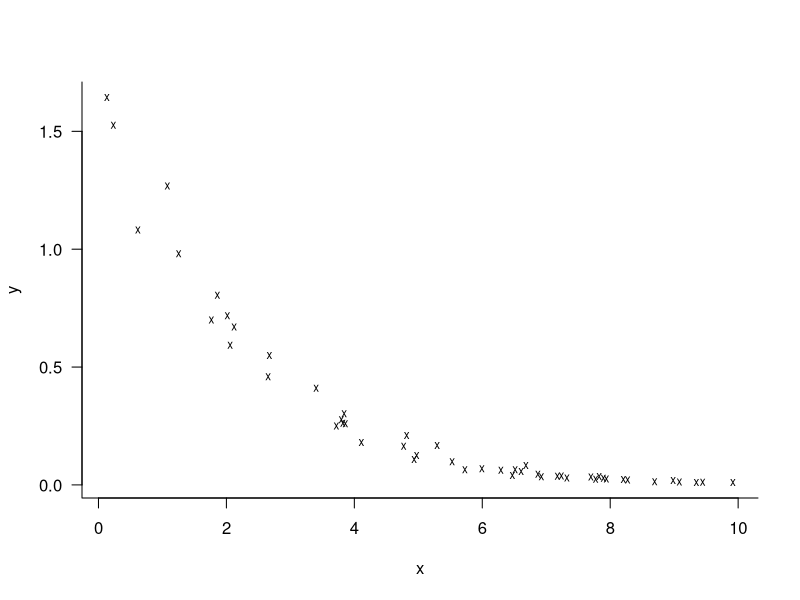

The R source for this figure:
# Author: Andrew Jackson
# Date created: 24/11/2014
# About: how to interpret general linear models of the form
# log(y) ~ x
# N.B. You will need to follow and understand 
# intro_to_exponential_decay.R before this script.


rm(list = ls())
graphics.off()
set.seed(1) # used to make sure we get the same random numbers each time.

#-------------------------------------------------------------------------------
# The log(y) ~ x, relationship is intimately related to the exponential 
# growth and decay function.
# If we take the exponential function of both sides we can get rid of
# the log and get y back to the units we actually understand.
# When we model log(y) ~ x, is the same as fitting a model
# log(y) = b0 + (b1 * x) where we estimate b0 and b1.
# And take the exponential of both sides.
# exp(log(y)) = exp(b0 + (b1 * x))
# and now we have to remember that addition in the 
# exponential function, which is the same as e^x,
# is the same as multiplying...
# i.e. 2^(2+2) = (2^2) * (2^2)
#         y   = exp(b0) * exp(b1 * x)
# and now you should recognise this as an exponential
# growth or decay function in x, where
# exp(b0) = a, and b1 = r in the equation
# y = a * exp(r * x)

#-------------------------------------------------------------------------------
# Lets simulate some data according to our model

# 100 random numbers between 0 and 10
n <- 50
x <- runif(n, 0, 10)

# our exponential curve parameters
a = 2
r = -0.55

# standard deviation of the random noise
s <- 0.2

log.y <- log(a) + (r * x) + rnorm(n, 0, s)

y <- exp(log.y)


dev.new()
plot(x, y, pch = "x", bty = "L", las = 1, cex = 0.7)

#-------------------------------------------------------------------------------
# Fit our log(y) ~ x model

m1 <- glm(log(y) ~ x)
summary(m1)

# now we need to be careful. Although the ceofficient of x in our model
# is directly comparable to r in the exponential decay curve, the same is not
# true for the intercept and a.
# The coefficient of x in the model out summary(m1) is -0.548644 and is close
# enough to r = -0.55 which we specified above.
# The intercept in our fitted model is 0.705690, but we have to exponentiate
# this to compare it directly with a.
a.estimated <- exp(0.705690)
print(a.estimated)

# which is 2.025244 which is very close to the a = 2 we specified.

#-------------------------------------------------------------------------------
# What remains is how to interpret these numbers.
# As per intro_to_exponential_decay.R, it means that an incrase in x of 1 unit
# will change y by a factor of exp(-0.55) = 0.58, so y drops to 58% of its 
# previously value, or in other words has dropped by 42%.







